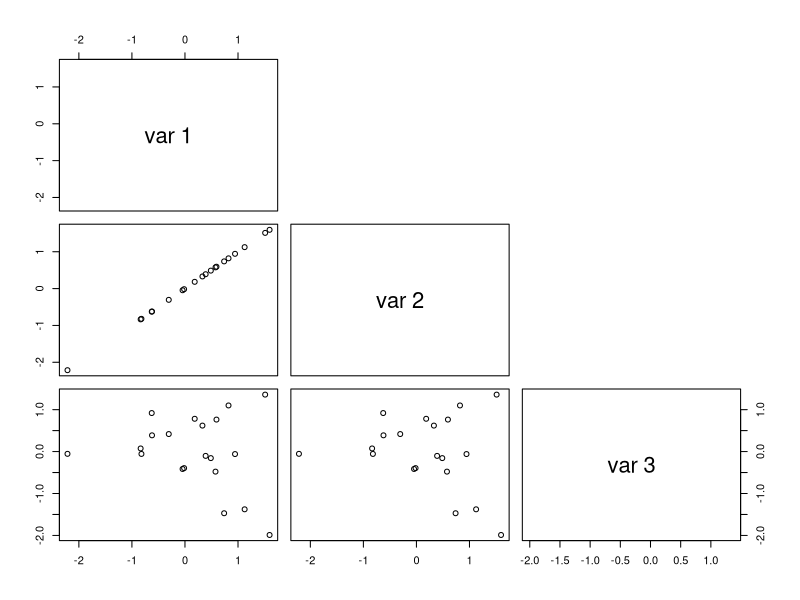

Source code (R):
## ---- chunk 1
library(knitr)
opts_chunk$set(fig.path='img/',
               fig.width=1080/120,
               fig.height=1080/120,
               dpi=120, fig.retina=2)
## ---- chunk 2
set.seed(1)

dat <- matrix(rnorm(40), ncol=2)
dat <- cbind(1.0 * dat[,1], dat)

pairs(dat, upper.panel=NULL)

## ---- chunk 3
# get the (square) covariance matrix for our data
covmat <- cov(dat)

# compute the eigenvectors / eigenvalues of the covariance matrix
eigen(covmat, symmetric=TRUE)
## ---- chunk 4
dat2 <- cbind(2 * dat[,1], dat)
eigen(cov(dat2), symmetric=TRUE)
